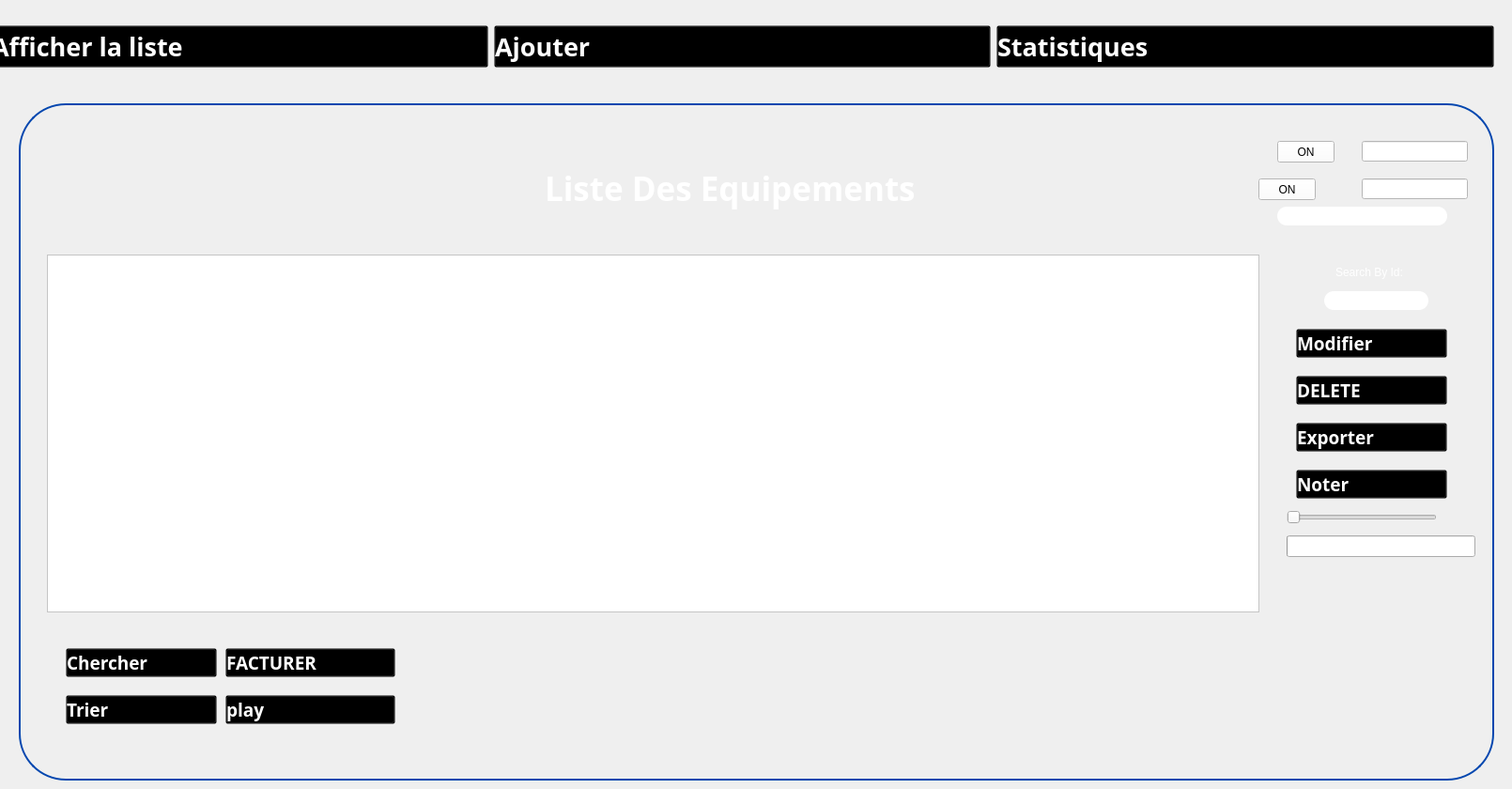
   <widget class="QWidget" name="listeequipement">
    <widget class="QWidget" name="horizontalLayoutWidget_12">
     <property name="geometry">
      <rect>
       <x>-10</x>
       <y>10</y>
       <width>1601</width>
       <height>80</height>
      </rect>
     </property>
     <layout class="QHBoxLayout" name="horizontalLayout_15">
      <item>
       <widget class="QPushButton" name="pushButton_114">
        <property name="font">
         <font>
          <family>Gill Sans MT</family>
          <pointsize>20</pointsize>
          <weight>75</weight>
          <bold>true</bold>
         </font>
        </property>
        <property name="styleSheet">
         <string notr="true">QPushButton:hover {
    color: blue;
    background: transparent;
}

QPushButton {
    text-align: left;
    background: transparent;
    color: rgb(255,255,255);
}
</string>
        </property>
        <property name="text">
         <string>Afficher la liste</string>
        </property>
        <property name="icon">
         <iconset>
          <normaloff>../../Downloads/wetransfer_icons_2024-02-06_1419/icons/liste-de-controle.png</normaloff>../../Downloads/wetransfer_icons_2024-02-06_1419/icons/liste-de-controle.png</iconset>
        </property>
        <property name="iconSize">
         <size>
          <width>50</width>
          <height>46</height>
         </size>
        </property>
       </widget>
      </item>
      <item>
       <widget class="QPushButton" name="pushButton_115">
        <property name="font">
         <font>
          <family>Gill Sans MT</family>
          <pointsize>20</pointsize>
          <weight>75</weight>
          <bold>true</bold>
         </font>
        </property>
        <property name="styleSheet">
         <string notr="true">QPushButton:hover {
    color: blue;
    background: transparent;
}

QPushButton {
    text-align: left;
    background: transparent;
    color: rgb(255,255,255);
}
</string>
        </property>
        <property name="text">
         <string>Ajouter </string>
        </property>
        <property name="icon">
         <iconset>
          <normaloff>../../Downloads/wetransfer_icons_2024-02-06_1419/icons/image (3).png</normaloff>../../Downloads/wetransfer_icons_2024-02-06_1419/icons/image (3).png</iconset>
        </property>
        <property name="iconSize">
         <size>
          <width>50</width>
          <height>46</height>
         </size>
        </property>
       </widget>
      </item>
      <item>
       <widget class="QPushButton" name="pushButton_116">
        <property name="font">
         <font>
          <family>Gill Sans MT</family>
          <pointsize>20</pointsize>
          <weight>75</weight>
          <bold>true</bold>
         </font>
        </property>
        <property name="styleSheet">
         <string notr="true">QPushButton:hover {
    color: blue;
    background: transparent;
}

QPushButton {
    text-align: left;
    background: transparent;
    color: rgb(255,255,255);
}

</string>
        </property>
        <property name="text">
         <string>Statistiques</string>
        </property>
        <property name="icon">
         <iconset>
          <normaloff>../../Downloads/wetransfer_icons_2024-02-06_1419/icons/image (2).png</normaloff>../../Downloads/wetransfer_icons_2024-02-06_1419/icons/image (2).png</iconset>
        </property>
        <property name="iconSize">
         <size>
          <width>50</width>
          <height>46</height>
         </size>
        </property>
       </widget>
      </item>
     </layout>
    </widget>
    <widget class="QGroupBox" name="groupBox_30">
     <property name="geometry">
      <rect>
       <x>20</x>
       <y>110</y>
       <width>1571</width>
       <height>721</height>
      </rect>
     </property>
     <property name="styleSheet">
      <string notr="true">
QGroupBox {
        border-radius:50px;
    border: 2px solid #0447AF; /* Red border */
}
</string>
     </property>
     <property name="title">
      <string/>
     </property>
     <widget class="QLabel" name="label_93">
      <property name="geometry">
       <rect>
        <x>560</x>
        <y>60</y>
        <width>551</width>
        <height>61</height>
       </rect>
      </property>
      <property name="font">
       <font>
        <family>Plus Jakarta Sans</family>
        <pointsize>26</pointsize>
        <weight>75</weight>
        <bold>true</bold>
       </font>
      </property>
      <property name="styleSheet">
       <string notr="true">color:white;
    background: transparent;
</string>
      </property>
      <property name="text">
       <string>Liste Des Equipements</string>
      </property>
     </widget>
     <widget class="QLineEdit" name="lineEdit_12">
      <property name="geometry">
       <rect>
        <x>1400</x>
        <y>170</y>
        <width>111</width>
        <height>20</height>
       </rect>
      </property>
      <property name="styleSheet">
       <string notr="true">background:transparent;
border-radius:20px;
border-color:blue;
color:white;</string>
      </property>
      <property name="text">
       <string>Search By Id:</string>
      </property>
     </widget>
     <widget class="QPushButton" name="pushButton_exportequi">
      <property name="geometry">
       <rect>
        <x>1360</x>
        <y>340</y>
        <width>161</width>
        <height>31</height>
       </rect>
      </property>
      <property name="font">
       <font>
        <family>Gill Sans MT</family>
        <pointsize>14</pointsize>
        <weight>75</weight>
        <bold>true</bold>
       </font>
      </property>
      <property name="styleSheet">
       <string notr="true">QPushButton:hover {
    color: red;
    background: transparent;
}

QPushButton {
    text-align: left;
    background: transparent;
    color: rgb(255,255,255);
}

</string>
      </property>
      <property name="text">
       <string>Exporter</string>
      </property>
      <property name="icon">
       <iconset resource="ressource.qrc">
        <normaloff>:/image/pdf.png</normaloff>:/image/pdf.png</iconset>
      </property>
      <property name="iconSize">
       <size>
        <width>25</width>
        <height>25</height>
       </size>
      </property>
     </widget>
     <widget class="QPushButton" name="pushButton_modifyequi">
      <property name="geometry">
       <rect>
        <x>1360</x>
        <y>240</y>
        <width>161</width>
        <height>31</height>
       </rect>
      </property>
      <property name="font">
       <font>
        <family>Gill Sans MT</family>
        <pointsize>14</pointsize>
        <weight>75</weight>
        <bold>true</bold>
       </font>
      </property>
      <property name="styleSheet">
       <string notr="true">QPushButton:hover {
    color: red;
    background: transparent;
}

QPushButton {
    text-align: left;
    background: transparent;
    color: rgb(255,255,255);
}

</string>
      </property>
      <property name="text">
       <string>Modifier</string>
      </property>
      <property name="icon">
       <iconset resource="ressource.qrc">
        <normaloff>:/image/crayon.png</normaloff>:/image/crayon.png</iconset>
      </property>
      <property name="iconSize">
       <size>
        <width>25</width>
        <height>25</height>
       </size>
      </property>
     </widget>
     <widget class="QTableView" name="tableView_equipement">
      <property name="geometry">
       <rect>
        <x>30</x>
        <y>161</y>
        <width>1291</width>
        <height>381</height>
       </rect>
      </property>
      <property name="styleSheet">
       <string notr="true">background:white
</string>
      </property>
     </widget>
     <widget class="QLineEdit" name="lineEdit_search">
      <property name="geometry">
       <rect>
        <x>1390</x>
        <y>200</y>
        <width>111</width>
        <height>20</height>
       </rect>
      </property>
      <property name="styleSheet">
       <string notr="true">background:white;
border-radius:10px;</string>
      </property>
     </widget>
     <widget class="QPushButton" name="pushButton_deleteEQui">
      <property name="geometry">
       <rect>
        <x>1360</x>
        <y>290</y>
        <width>161</width>
        <height>31</height>
       </rect>
      </property>
      <property name="font">
       <font>
        <family>Gill Sans MT</family>
        <pointsize>14</pointsize>
        <weight>75</weight>
        <bold>true</bold>
       </font>
      </property>
      <property name="styleSheet">
       <string notr="true">QPushButton:hover {
    color: red;
    background: transparent;
}

QPushButton {
    text-align: left;
    background: transparent;
    color: rgb(255,255,255);
}

</string>
      </property>
      <property name="text">
       <string>DELETE</string>
      </property>
      <property name="icon">
       <iconset resource="ressource.qrc">
        <normaloff>:/image/crayon.png</normaloff>:/image/crayon.png</iconset>
      </property>
      <property name="iconSize">
       <size>
        <width>25</width>
        <height>25</height>
       </size>
      </property>
     </widget>
     <widget class="QPushButton" name="pushButton_trierequi">
      <property name="geometry">
       <rect>
        <x>50</x>
        <y>630</y>
        <width>161</width>
        <height>31</height>
       </rect>
      </property>
      <property name="font">
       <font>
        <family>Gill Sans MT</family>
        <pointsize>14</pointsize>
        <weight>75</weight>
        <bold>true</bold>
       </font>
      </property>
      <property name="styleSheet">
       <string notr="true">QPushButton:hover {
    color: red;
    background: transparent;
}

QPushButton {
    text-align: left;
    background: transparent;
    color: rgb(255,255,255);
}

</string>
      </property>
      <property name="text">
       <string>Trier</string>
      </property>
      <property name="icon">
       <iconset resource="ressource.qrc">
        <normaloff>:/image/pdf.png</normaloff>:/image/pdf.png</iconset>
      </property>
      <property name="iconSize">
       <size>
        <width>25</width>
        <height>25</height>
       </size>
      </property>
     </widget>
     <widget class="QPushButton" name="pushButton_cherchereqy">
      <property name="geometry">
       <rect>
        <x>50</x>
        <y>580</y>
        <width>161</width>
        <height>31</height>
       </rect>
      </property>
      <property name="font">
       <font>
        <family>Gill Sans MT</family>
        <pointsize>14</pointsize>
        <weight>75</weight>
        <bold>true</bold>
       </font>
      </property>
      <property name="styleSheet">
       <string notr="true">QPushButton:hover {
    color: red;
    background: transparent;
}

QPushButton {
    text-align: left;
    background: transparent;
    color: rgb(255,255,255);
}

</string>
      </property>
      <property name="text">
       <string>Chercher</string>
      </property>
      <property name="icon">
       <iconset resource="ressource.qrc">
        <normaloff>:/image/pdf.png</normaloff>:/image/pdf.png</iconset>
      </property>
      <property name="iconSize">
       <size>
        <width>25</width>
        <height>25</height>
       </size>
      </property>
     </widget>
     <widget class="QPushButton" name="pushButton_facture">
      <property name="geometry">
       <rect>
        <x>220</x>
        <y>580</y>
        <width>181</width>
        <height>31</height>
       </rect>
      </property>
      <property name="font">
       <font>
        <family>Gill Sans MT</family>
        <pointsize>14</pointsize>
        <weight>75</weight>
        <bold>true</bold>
       </font>
      </property>
      <property name="styleSheet">
       <string notr="true">QPushButton:hover {
    color: red;
    background: transparent;
}

QPushButton {
    text-align: left;
    background: transparent;
    color: rgb(255,255,255);
}

</string>
      </property>
      <property name="text">
       <string>FACTURER</string>
      </property>
      <property name="icon">
       <iconset resource="ressource.qrc">
        <normaloff>:/image/crayon.png</normaloff>:/image/crayon.png</iconset>
      </property>
      <property name="iconSize">
       <size>
        <width>25</width>
        <height>25</height>
       </size>
      </property>
     </widget>
     <widget class="QPushButton" name="pushButton_noter">
      <property name="geometry">
       <rect>
        <x>1360</x>
        <y>390</y>
        <width>161</width>
        <height>31</height>
       </rect>
      </property>
      <property name="font">
       <font>
        <family>Gill Sans MT</family>
        <pointsize>14</pointsize>
        <weight>75</weight>
        <bold>true</bold>
       </font>
      </property>
      <property name="styleSheet">
       <string notr="true">QPushButton:hover {
    color: red;
    background: transparent;
}

QPushButton {
    text-align: left;
    background: transparent;
    color: rgb(255,255,255);
}

</string>
      </property>
      <property name="text">
       <string>Noter</string>
      </property>
      <property name="icon">
       <iconset resource="ressource.qrc">
        <normaloff>:/image/pdf.png</normaloff>:/image/pdf.png</iconset>
      </property>
      <property name="iconSize">
       <size>
        <width>25</width>
        <height>25</height>
       </size>
      </property>
     </widget>
     <widget class="QSlider" name="horizontalSlider">
      <property name="geometry">
       <rect>
        <x>1350</x>
        <y>430</y>
        <width>160</width>
        <height>22</height>
       </rect>
      </property>
      <property name="maximum">
       <number>20</number>
      </property>
      <property name="orientation">
       <enum>Qt::Horizontal</enum>
      </property>
     </widget>
     <widget class="QProgressBar" name="progressBar">
      <property name="geometry">
       <rect>
        <x>1350</x>
        <y>460</y>
        <width>201</width>
        <height>23</height>
       </rect>
      </property>
      <property name="maximum">
       <number>20</number>
      </property>
      <property name="value">
       <number>-1</number>
      </property>
     </widget>
     <widget class="QPushButton" name="pushButton_video">
      <property name="geometry">
       <rect>
        <x>220</x>
        <y>630</y>
        <width>181</width>
        <height>31</height>
       </rect>
      </property>
      <property name="font">
       <font>
        <family>Gill Sans MT</family>
        <pointsize>14</pointsize>
        <weight>75</weight>
        <bold>true</bold>
       </font>
      </property>
      <property name="styleSheet">
       <string notr="true">QPushButton:hover {
    color: red;
    background: transparent;
}

QPushButton {
    text-align: left;
    background: transparent;
    color: rgb(255,255,255);
}

</string>
      </property>
      <property name="text">
       <string>play</string>
      </property>
      <property name="icon">
       <iconset resource="ressource.qrc">
        <normaloff>:/image/crayon.png</normaloff>:/image/crayon.png</iconset>
      </property>
      <property name="iconSize">
       <size>
        <width>25</width>
        <height>25</height>
       </size>
      </property>
     </widget>
     <widget class="QLineEdit" name="lineEdit_arduino">
      <property name="geometry">
       <rect>
        <x>1340</x>
        <y>110</y>
        <width>181</width>
        <height>20</height>
       </rect>
      </property>
      <property name="styleSheet">
       <string notr="true">background:white;
border-radius:10px;</string>
      </property>
     </widget>
     <widget class="QLineEdit" name="lineEditarduino_2">
      <property name="geometry">
       <rect>
        <x>1430</x>
        <y>40</y>
        <width>113</width>
        <height>22</height>
       </rect>
      </property>
      <property name="styleSheet">
       <string notr="true">background:white;
</string>
      </property>
     </widget>
     <widget class="QLineEdit" name="lineEditarduino">
      <property name="geometry">
       <rect>
        <x>1430</x>
        <y>80</y>
        <width>113</width>
        <height>22</height>
       </rect>
      </property>
      <property name="styleSheet">
       <string notr="true">background:white;
</string>
      </property>
     </widget>
     <widget class="QPushButton" name="pushButton3">
      <property name="geometry">
       <rect>
        <x>1320</x>
        <y>80</y>
        <width>61</width>
        <height>23</height>
       </rect>
      </property>
      <property name="styleSheet">
       <string notr="true">background:white;</string>
      </property>
      <property name="text">
       <string>ON</string>
      </property>
     </widget>
     <widget class="QPushButton" name="pushButton_arduino1">
      <property name="geometry">
       <rect>
        <x>1340</x>
        <y>40</y>
        <width>61</width>
        <height>23</height>
       </rect>
      </property>
      <property name="styleSheet">
       <string notr="true">background:white;</string>
      </property>
      <property name="text">
       <string>ON</string>
      </property>
     </widget>
    </widget>
   </widget>
